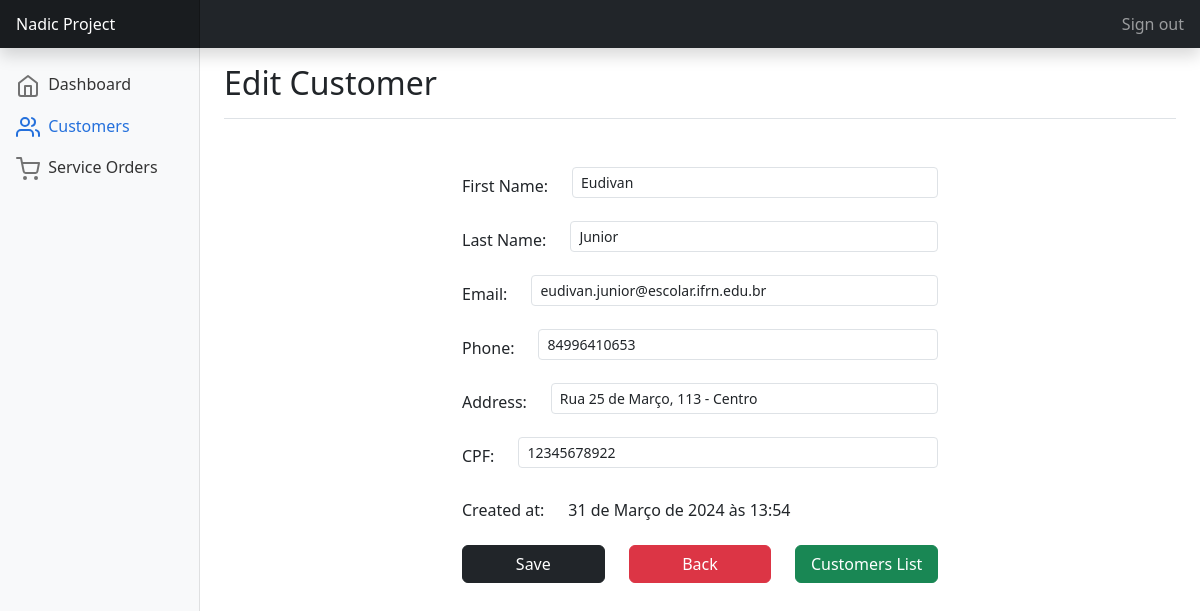
Page /crm/customers/update/3/ (signed in) on the earlier database version.
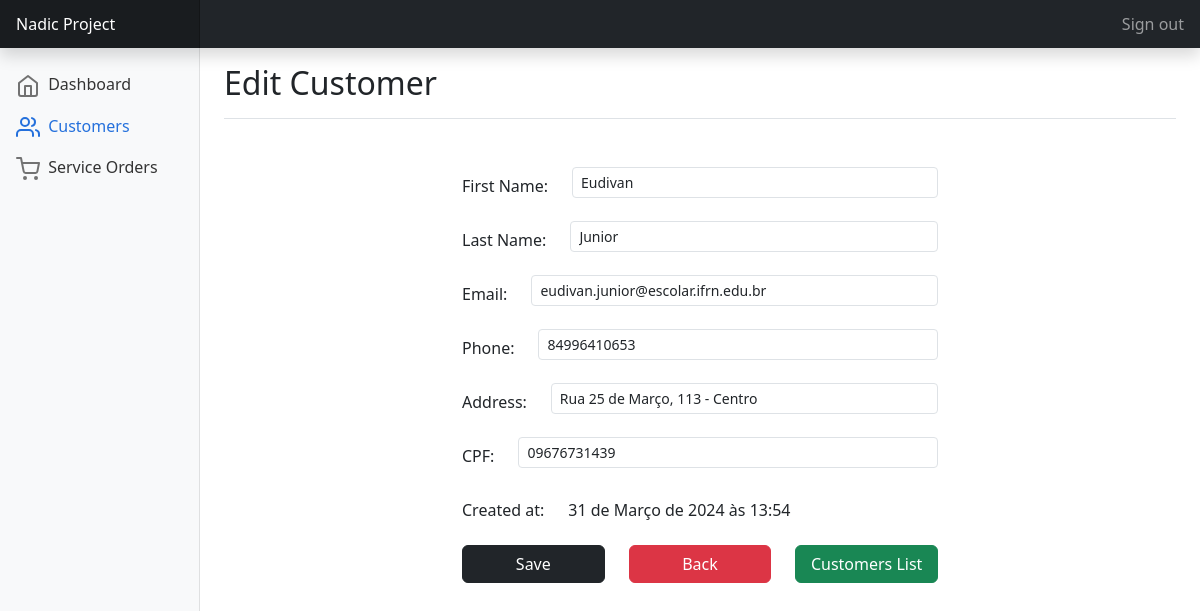
Same page on the later database version.
### crm/models.py (models this page shows, shortened)
class Customer(models.Model):
    first_name = models.CharField(max_length=50)
    last_name = models.CharField(max_length=50)
    email = models.EmailField()
    phone = models.CharField(max_length=20)
    address = models.CharField(max_length=200)
    cpf = models.CharField(max_length=11, unique=True)
    created_at = models.DateTimeField(auto_now_add=True)

### crm/view/customers.py (the view, shortened to what this page needs)
# urls.py: path('customers/update/<int:pk>/', Customer_UpdateView.as_view(), name='update_customer'),
class Customer_UpdateView(ViewBase, UpdateView):
    template_name = "customers/update.html"
    fields = ["first_name", "last_name", "email", "phone", "address", "cpf"]
    context_object_name = 'customer'

### crm/view/base.py (called while the page is built)
    def get_context_data(self, **kwargs):
        context = super().get_context_data(**kwargs)
        context["active_page"] = self.active_page
        return context

### crm/templates/customers/update.html (shortened to what the changed rows need)
{% extends "../utils/base.html" %}
{% load static %}
{% block main %}
    <div class="d-flex justify-content-between flex-wrap flex-md-nowrap align-items-center pt-3 pb-2 mb-3 border-bottom">
        <h1 class="h2">Edit Customer</h1>
    </div>
    <form class="" method="post">
        <div class="w-50 mt-5 m-auto" style="min-width: 300px;">
            <div class="row mb-3">
                <div class="col">
                    <input placeholder="First Name"
                            value="{% if form.first_name.value %}{{ form.first_name.value }}{% endif %}"
                            name="first_name" type="text"
                            class="form-control form-control-sm {% if form.first_name.errors %}is-invalid{% endif %}"
                            id="inputFirstName">
                </div>
            </div>
            <div class="row mb-3">
                <div class="col">
                    <input placeholder="Last Name"
                            value="{% if form.last_name.value %}{{ form.last_name.value }}{% endif %}"
                            name="last_name" type="text"
                            class="form-control form-control-sm {% if form.last_name.errors %}is-invalid{% endif %}"
                            id="inputLastName">
                </div>
            </div>
            <div class="row mb-3">
                <div class="col">
                    <input placeholder="example@example.com"
                            value="{% if form.email.value %}{{ form.email.value }}{% endif %}"
                            name="email" type="email"
                            class="form-control form-control-sm {% if form.email.errors %}is-invalid{% endif %}"
                            id="inputEmail">
                </div>
            </div>
            <div class="row mb-3">
                <div class="col">
                    <input placeholder="Only numbers (DDD+Number)"
                            value="{% if form.phone.value %}{{ form.phone.value }}{% endif %}"
                            name="phone" type="text"
                            class="form-control form-control-sm {% if form.phone.errors %}is-invalid{% endif %}"
                            id="inputPhone">
                </div>
            </div>
            <div class="row mb-3">
                <div class="col">
                    <input placeholder="Main Street, 887 - Downtown | Chicago"
                            value="{% if form.address.value %}{{ form.address.value }}{% endif %}"
                            name="address" type="text"
                            class="form-control form-control-sm {% if form.address.errors %}is-invalid{% endif %}"
                            id="inputAddress">
                </div>
            </div>
            <div class="row mb-3">
                <div class="col">
                    <input placeholder="Only numbers"
                            value="{% if form.cpf.value %}{{ form.cpf.value }}{% endif %}"
                            name="cpf" type="text"
                            class="form-control form-control-sm {% if form.cpf.errors %}is-invalid{% endif %}"
                            id="inputCPF" maxlength="11">
                </div>
            </div>
            <div class="row mb-3">
                <div class="col">
                    <input value="{{ customer.created_at }}"
                            type="text"
                            class="form-control-plaintext"
                            id="inputCreated_at" readonly>
                </div>
            </div>
        </div>
    </form>
{% endblock main %}

Differences in the rows shown:
changed Customer "Eudivan": cpf "12345678922" → "09676731439"
